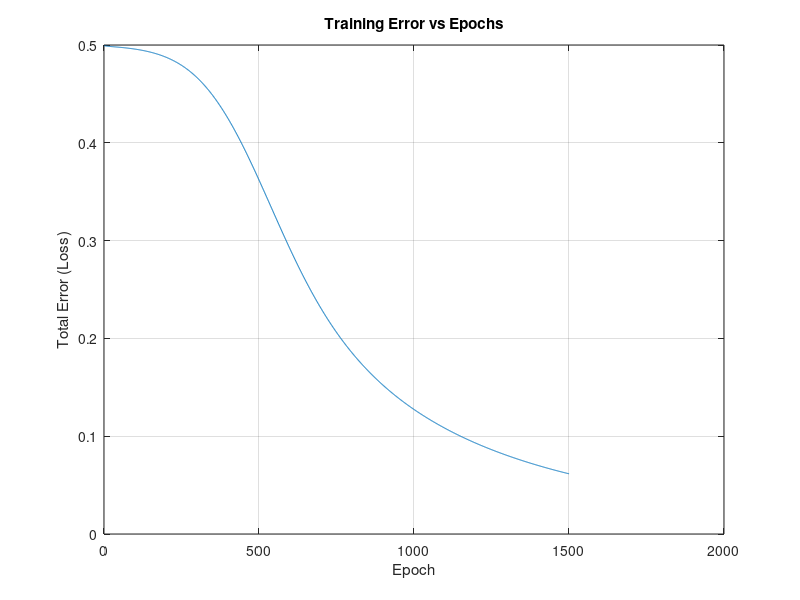
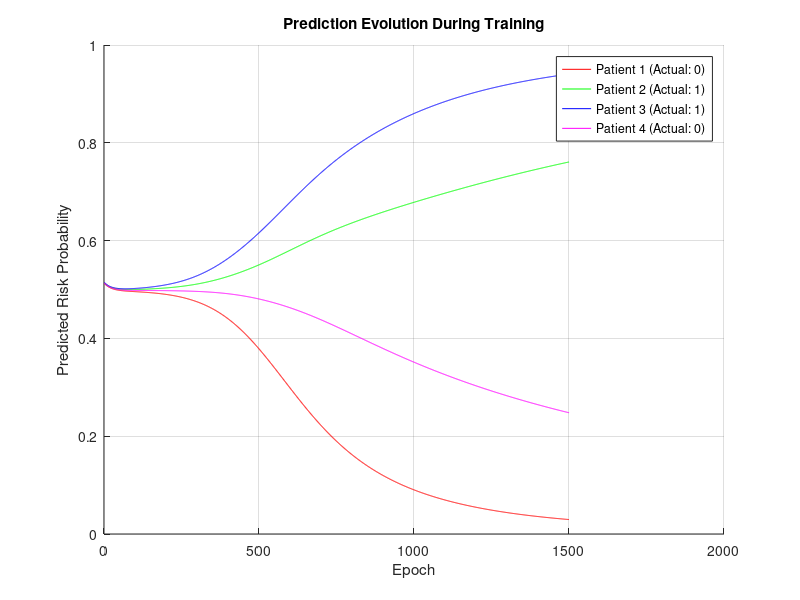

Here is the MATLAB script that generated these plots, in order:
clear; close all; clc;

%% Load and prepare the dataset
data = load('dataset_diabetes.txt');
X = data(:, 1:2); % Input features (GL, WC)
Y = data(:, 3);    % Output labels (0 or 1)

% Display original data
disp('Original Dataset:');
disp([X Y]);

%% 1. Data Normalization to [0, 1] range
min_X = min(X);
max_X = max(X);
X_normalized = (X - min_X) ./ (max_X - min_X);

% Display normalized data
disp('Normalized Dataset:');
disp([X_normalized Y]);

%% 2. Network Architecture Parameters
input_size = 2;    % GL and WC
hidden_size = 3;   % 3 neurons in hidden layer
output_size = 1;   % 1 output neuron (risk prediction)

% Initialize weights and biases with small random values
rng(42); % Set seed for reproducibility
W1 = randn(input_size, hidden_size) * 0.1; % Input to hidden weights
b1 = zeros(1, hidden_size);                % Hidden layer biases
W2 = randn(hidden_size, output_size) * 0.1; % Hidden to output weights
b2 = zeros(1, output_size);                 % Output layer bias

% Training parameters
learning_rate = 0.1;
epochs = 1500;

% Store error for plotting
errors = zeros(epochs, 1);

% Store predictions for each sample over time (for optional plot)
prediction_evolution = zeros(epochs, size(X, 1));

%% 3. Training the Neural Network
for epoch = 1:epochs
    total_error = 0;
    
    % Forward Propagation
    % Hidden layer
    hidden_input = X_normalized * W1 + b1;
    hidden_output = 1 ./ (1 + exp(-hidden_input)); % Sigmoid
    
    % Output layer
    output_input = hidden_output * W2 + b2;
    output = 1 ./ (1 + exp(-output_input)); % Sigmoid
    
    % Calculate error (Mean Squared Error)
    error = 0.5 * (Y - output).^2;
    total_error = sum(error);
    errors(epoch) = total_error;
    
    % Store predictions for the optional plot
    prediction_evolution(epoch, :) = output';
    
    % Backpropagation
    % Output layer gradient
    d_output = (output - Y) .* output .* (1 - output);
    
    % Hidden layer gradient
    d_hidden = (d_output * W2') .* hidden_output .* (1 - hidden_output);
    
    % Update weights and biases
    W2 = W2 - learning_rate * (hidden_output' * d_output);
    b2 = b2 - learning_rate * sum(d_output);
    W1 = W1 - learning_rate * (X_normalized' * d_hidden);
    b1 = b1 - learning_rate * sum(d_hidden);
end

%% 4. Make final predictions
% Forward pass with trained weights
hidden_input = X_normalized * W1 + b1;
hidden_output = 1 ./ (1 + exp(-hidden_input));
output_input = hidden_output * W2 + b2;
final_predictions = 1 ./ (1 + exp(-output_input));

% Display final predictions
disp('Final Predictions:');
disp([X Y final_predictions]);

% Convert probabilities to binary predictions (0 or 1) using 0.5 threshold
binary_predictions = final_predictions >= 0.5;
disp('Binary Predictions (0.5 threshold):');
disp([X Y binary_predictions]);

%% 5. Plotting Results
% Error vs Epochs plot
figure;
plot(1:epochs, errors);
xlabel('Epoch');
ylabel('Total Error (Loss)');
title('Training Error vs Epochs');
grid on;

% Prediction evolution for each sample
figure;
hold on;
colors = ['r', 'g', 'b', 'm'];
for i = 1:size(X, 1)
    plot(1:epochs, prediction_evolution(:, i), 'Color', colors(i), ...
        'DisplayName', sprintf('Patient %d (Actual: %d)', i, Y(i)));
end
xlabel('Epoch');
ylabel('Predicted Risk Probability');
title('Prediction Evolution During Training');
legend('show');
grid on;
hold off;

%% 6. Analysis of Results
fprintf('\n--- Analysis of Results ---\n');

% Calculate accuracy
accuracy = mean(binary_predictions == Y) * 100;
fprintf('Accuracy: %.2f%%\n', accuracy);

% Display which cases were correctly classified
for i = 1:size(X, 1)
    if binary_predictions(i) == Y(i)
        fprintf('Patient %d (GL=%d, WC=%d): CORRECT (Actual: %d, Predicted: %d, Prob: %.4f)\n', ...
            i, X(i, 1), X(i, 2), Y(i), binary_predictions(i), final_predictions(i));
    else
        fprintf('Patient %d (GL=%d, WC=%d): INCORRECT (Actual: %d, Predicted: %d, Prob: %.4f)\n', ...
            i, X(i, 1), X(i, 2), Y(i), binary_predictions(i), final_predictions(i));
    end
end

% Clinical interpretation
fprintf('\nClinical Interpretation:\n');
fprintf('The network learned to identify high-risk patients based on GL and WC.\n');
fprintf('Patients with higher GL (>110) and WC (>95) were correctly identified as high-risk.\n');
fprintf('The model demonstrates that both glucose levels and waist circumference are important predictors of diabetes risk.\n');